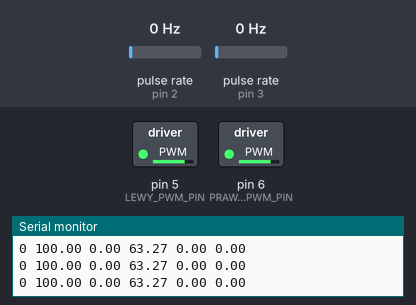
This sketch was run on a simulated Arduino Uno, built with avr-gcc and run on an emulated ATmega328P. Shown: switched loads named in the sketch (green lamp = pin HIGH), the last lines printed to the serial monitor. Wiring (inferred from the names in the program): 2 × pulse sensor: data pin 2 / data pin 3. The inputs (shaded band) are chosen by the test bench; at power-on: pulse rate (sensors on pin 2, pin 3) 0 Hz.

Above: at 1.2 s.
1.3 s: pulse rate (sensor on pin 2) set to 100 Hz
At 1.9 s:
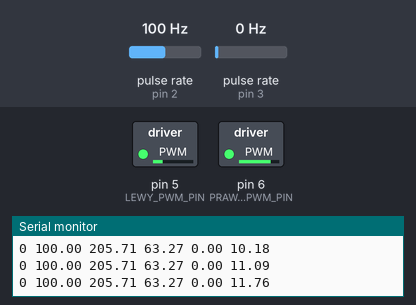
2.8 s: pulse rate (sensor on pin 3) set to 50 Hz
At 3.4 s:
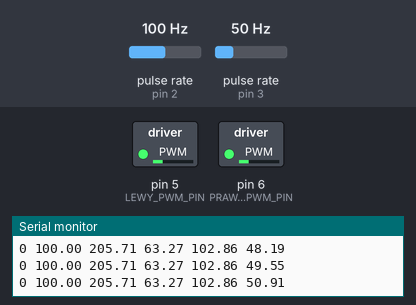
At 5.8 s:
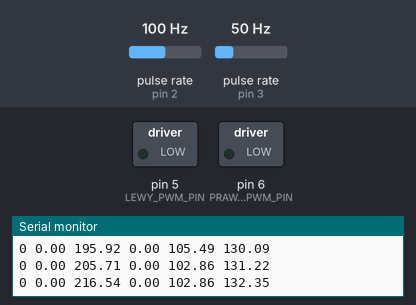
Timing chart, 0 to 7.3 s (numbered marks = the images above; inputs shaded):
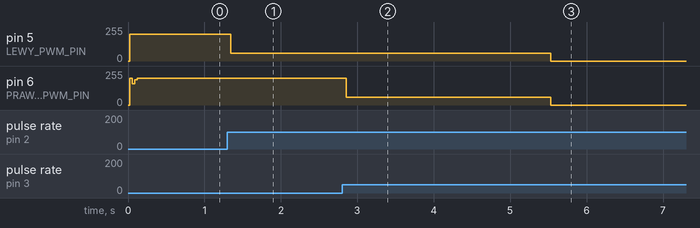

Measured:
- after the input at 1.3 s, pin 5 (LEWY_PWM_PIN): 200/255 → 60/255 at once
- after the input at 2.8 s, pin 5 (LEWY_PWM_PIN): 60/255 → 0/255 after 2.7 s instead of 4.1 s; pin 6 (PRAWY_PWM_PIN): 200/255 → 60/255 after 0.05 s, → 0/255 2.7 s later

The sketch:

kamienie.ino
```cpp
#include <stdint.h>

// --- KONFIGURACJA PINÓW ---
const uint8_t LEWY_PWM_PIN = 5;      // Silnik lewy
const uint8_t PRAWY_PWM_PIN = 6;     // Silnik prawy
const uint8_t LEWY_ENCODER_PIN = 2;  // Lewy enkoder
const uint8_t PRAWY_ENCODER_PIN = 3; // Prawy enkoder

const float WSPOLCZYNNIK = 4114.28;

// --- PARAMETRY MECHANICZNE I GEOMETRIA ---
const float SREDNICA_KOLA_CM = 4.2;       // Typowa średnica koła (w cm)
const float ROZSTAW_KOL_CM = 9.0;        // D: Rozstaw kół w cm (zmienna D z instrukcji)
const float PRZEKLADNIA = 14.58;
const float ZMIANY_NA_OBROT_ENKODERA = 4.0;

// Współczynnik: ile impulsów przypada na 1 cm drogi
const float IMPULSY_NA_CM = (ZMIANY_NA_OBROT_ENKODERA * PRZEKLADNIA) / (SREDNICA_KOLA_CM * 3.14159);

// --- KONFIGURACJA ZADANIA (ŁUK) ---
// Parametry ruchu zadanego w zadaniu 5 (sekcja 4.3) [cite: 746]
float PROMIEN_LUKU_CM = 20.0;   // Rc: Promień skrętu [cite: 723]
float DLUGOSC_LUKU_CM = PROMIEN_LUKU_CM*3.14*2;  // Zadana długość łuku do przejechania
float PREDKOSC_BAZOWA = 100.0;  // Prędkość szybszego koła (zewnętrznego)

bool cel_osiagniety = false;

// --- ZMIENNE PID ---
float Kp = 0.0, Ki = 0.0, Kd = 0.0;
float predkoscZadanaL = 0.0;
float predkoscZadanaR = 0.0;

// --- ZMIENNE POMIAROWE ---
volatile uint32_t czas_ost_impulsu_L = 0, czas_ost_impulsu_R = 0;
volatile uint16_t pomiary_L[4] = {0}, pomiary_R[4] = {0};
volatile uint8_t numer_L = 0, numer_R = 0;
volatile long licznik_impulsow_L = 0, licznik_impulsow_R = 0;

// Deklaracje funkcji
float predkoscMierzonaLewa();
float predkoscMierzonaPrawa();
void przerwanieLewe();
void przerwaniePrawe();

void setup() {
  pinMode(LEWY_PWM_PIN, OUTPUT);
  pinMode(PRAWY_PWM_PIN, OUTPUT);
  pinMode(LEWY_ENCODER_PIN, INPUT_PULLUP);
  pinMode(PRAWY_ENCODER_PIN, INPUT_PULLUP);

  attachInterrupt(digitalPinToInterrupt(LEWY_ENCODER_PIN), przerwanieLewe, CHANGE);
  attachInterrupt(digitalPinToInterrupt(PRAWY_ENCODER_PIN), przerwaniePrawe, CHANGE);

  Serial.begin(9600);

  // --- OBLICZENIE PRĘDKOŚCI DLA ŁUKU (Kinematyka) ---
  // Wzory (2) i (3) z instrukcji
  // vR = omega * (Rc - D/2)
  // vL = omega * (Rc + D/2)
  // Ponieważ prędkość obrotowa koła jest proporcjonalna do liniowej, stosujemy te same proporcje.

  float D = ROZSTAW_KOL_CM;
  float Rc = PROMIEN_LUKU_CM;

  // Obliczamy prędkości teoretyczne dla lewego i prawego koła
  float v_theory_L = Rc + (D / 2.0);
  float v_theory_R = Rc - (D / 2.0);

  // Skalujemy tak, aby szybsze koło miało PREDKOSC_BAZOWA
  if (v_theory_L >= v_theory_R) {
    // Skręt w prawo (lewe koło po zewnętrznej)
    predkoscZadanaL = PREDKOSC_BAZOWA;
    predkoscZadanaR = PREDKOSC_BAZOWA * (v_theory_R / v_theory_L);
  } else {
    // Skręt w lewo (prawe koło po zewnętrznej - np. ujemny promień lub inna logika)
    predkoscZadanaR = PREDKOSC_BAZOWA;
    predkoscZadanaL = PREDKOSC_BAZOWA * (v_theory_L / v_theory_R);
  }

  Serial.print("Start luku. Promien: "); Serial.print(Rc);
  Serial.print(" cm. Dystans: "); Serial.println(DLUGOSC_LUKU_CM);
  Serial.print("Predkosc L: "); Serial.print(predkoscZadanaL);
  Serial.print(" Predkosc R: "); Serial.println(predkoscZadanaR);
}

void loop() {
  // --- KONTROLA DYSTANSU ---
  // Droga środka robota to średnia z dróg kół
  long srednia_impulsow = (licznik_impulsow_L + licznik_impulsow_R) / 2;
  float przebyty_dystans_cm = (float)srednia_impulsow / IMPULSY_NA_CM;

  if (!cel_osiagniety) {
    if (przebyty_dystans_cm >= DLUGOSC_LUKU_CM) {
      // STOP
      predkoscZadanaL = 0;
      predkoscZadanaR = 0;
      cel_osiagniety = true;
    }
    // Jeśli nie osiągnięto celu, prędkości pozostają takie, jak wyliczono w setup()
  }

  // --- REGULATOR PID (cykl 10ms) ---
  static uint32_t last_pid = 0;
  if (millis() - last_pid >= 10) {
    last_pid = millis();

    // Pamięć regulatorów
    static float sum_e_L = 0, prev_e_L = 0, pid_raw_L = 0;
    static float sum_e_R = 0, prev_e_R = 0, pid_raw_R = 0;

    // Dobór nastaw (Gain Scheduling)
    float srednia_zadana = (predkoscZadanaL + predkoscZadanaR) / 2.0;
    float stare_Ki = Ki;

    if (srednia_zadana <= 50.0) {
      Kp = 0.7; Ki = 0.1; Kd = 0.7;
    } else {
      Kp = 2.0; Ki = 0.5; Kd = 0.8;
    }

    if (stare_Ki != Ki) { sum_e_L = 0; sum_e_R = 0; }

    // ================= LEWY SILNIK =================
    float aktualna_L = predkoscMierzonaLewa();
    float e_L = predkoscZadanaL - aktualna_L;

    // Anti-windup L
    bool nasycenie_L = (pid_raw_L >= 200.0 && e_L > 0) || (pid_raw_L <= 50.0 && e_L < 0);
    if (!nasycenie_L) sum_e_L += e_L;

    float P_L = Kp * e_L;
    float I_L = Ki * sum_e_L;
    float D_L = Kd * (e_L - prev_e_L);
    pid_raw_L = P_L + I_L + D_L;

    uint8_t pwm_L = 0;
    if (predkoscZadanaL > 0) {
      pwm_L = (uint8_t)constrain(pid_raw_L, 60, 200);
    } else {
      pwm_L = 0; pid_raw_L = 0; sum_e_L = 0;
    }
    analogWrite(LEWY_PWM_PIN, pwm_L);
    prev_e_L = e_L;

    // ================= PRAWY SILNIK =================
    float aktualna_R = predkoscMierzonaPrawa();
    float e_R = predkoscZadanaR - aktualna_R;

    // Anti-windup R
    bool nasycenie_R = (pid_raw_R >= 200.0 && e_R > 0) || (pid_raw_R <= 50.0 && e_R < 0);
    if (!nasycenie_R) sum_e_R += e_R;

    float P_R = Kp * e_R;
    float I_R = Ki * sum_e_R;
    float D_R = Kd * (e_R - prev_e_R);
    pid_raw_R = P_R + I_R + D_R;

    uint8_t pwm_R = 0;
    if (predkoscZadanaR > 0) {
      pwm_R = (uint8_t)constrain(pid_raw_R, 60, 200);
    } else {
      pwm_R = 0; pid_raw_R = 0; sum_e_R = 0;
    }
    analogWrite(PRAWY_PWM_PIN, pwm_R);
    prev_e_R = e_R;

    // Wykres
    Serial.print(0); Serial.print(" ");
    Serial.print(predkoscZadanaL); Serial.print(" ");
    Serial.print(aktualna_L);      Serial.print(" ");
    Serial.print(predkoscZadanaR); Serial.print(" ");
    Serial.print(aktualna_R);      Serial.print(" ");
    Serial.println(przebyty_dystans_cm);
  }
}

// --- OBSŁUGA PRZERWAŃ ---
void przerwanieLewe() {
  uint32_t now = millis();
  pomiary_L[numer_L] = (uint16_t)(now - czas_ost_impulsu_L);
  czas_ost_impulsu_L = now;
  numer_L++; if (numer_L > 3) numer_L = 0;
  licznik_impulsow_L++;
}

void przerwaniePrawe() {
  uint32_t now = millis();
  pomiary_R[numer_R] = (uint16_t)(now - czas_ost_impulsu_R);
  czas_ost_impulsu_R = now;
  numer_R++; if (numer_R > 3) numer_R = 0;
  licznik_impulsow_R++;
}

// --- FUNKCJE POMIAROWE ---
float predkoscMierzonaLewa() {
  uint32_t now = millis();
  noInterrupts();
  uint32_t last = czas_ost_impulsu_L;
  interrupts();
  if (now - last > 300) return 0.0;
  float suma = 0;
  noInterrupts();
  for(uint8_t i=0; i<4; i++) suma += pomiary_L[i];
  interrupts();
  return (suma == 0) ? 0.0 : (WSPOLCZYNNIK / suma);
}

float predkoscMierzonaPrawa() {
  uint32_t now = millis();
  noInterrupts();
  uint32_t last = czas_ost_impulsu_R;
  interrupts();
  if (now - last > 300) return 0.0;
  float suma = 0;
  noInterrupts();
  for(uint8_t i=0; i<4; i++) suma += pomiary_R[i];
  interrupts();
  return (suma == 0) ? 0.0 : (WSPOLCZYNNIK / suma);
}
```
